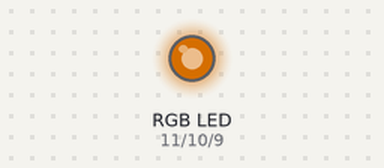
Bench run of a sketch on a simulated Arduino Uno, built with avr-gcc and run on an emulated ATmega328P. Parts: an RGB LED mixed from three pins (HIGH = lit). Dim RGB values are drawn brighter than linear; random numbers use the default seed unless the sketch sets one.

Above: at 0.1 s.
At 3.1 s:
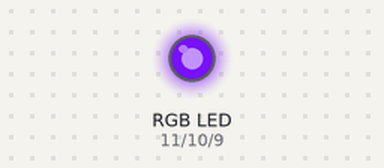
At 9.1 s:
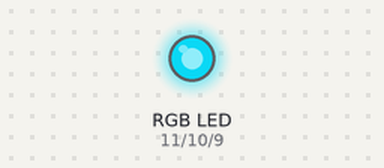
At 18.1 s:
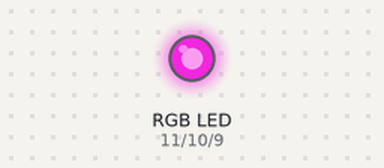
At 27.1 s:
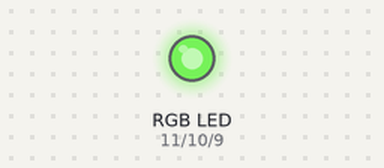
At 36.1 s:
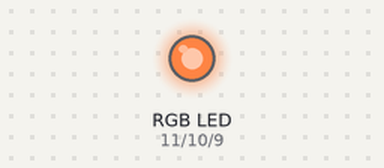
Timing chart, 0 to 40.0 s (numbered marks = the images above):
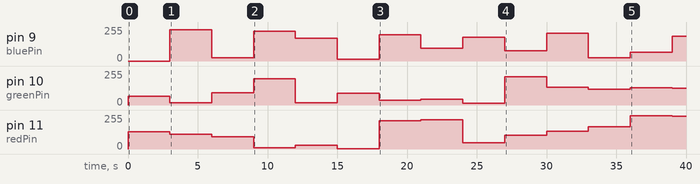

The sketch:

rgb_led_random_color.ino
```cpp
int redPin = 11;
int greenPin = 10;
int bluePin = 9;

bool randomColor = false;

void setup() {
	pinMode(redPin, OUTPUT);
	pinMode(bluePin, OUTPUT);
	pinMode(greenPin, OUTPUT);
  randomSeed(analogRead(0));
}

void setRandomColor() {
  sendColor(random(256), random(256), random(256));
}

void sendColor(int red, int blue, int green) {
	analogWrite(redPin, red);
	analogWrite(bluePin, green);
	analogWrite(greenPin, blue);
}

void loop() {
  setRandomColor();
  delay(3000);
}
```

Measured:
- by itself, pin 11 (redPin): 0/255 → 130/255 at 0.00 s, → 112/255 3.0 s later, → 91/255 3.0 s later, → 9/255 3.0 s later, … (14 changes in this stretch)
- by itself, pin 9 (bluePin): 0/255 → 234/255 at 3.0 s, → 24/255 3.0 s later, → 222/255 3.0 s later, → 169/255 3.0 s later, … (13 changes in this stretch)
